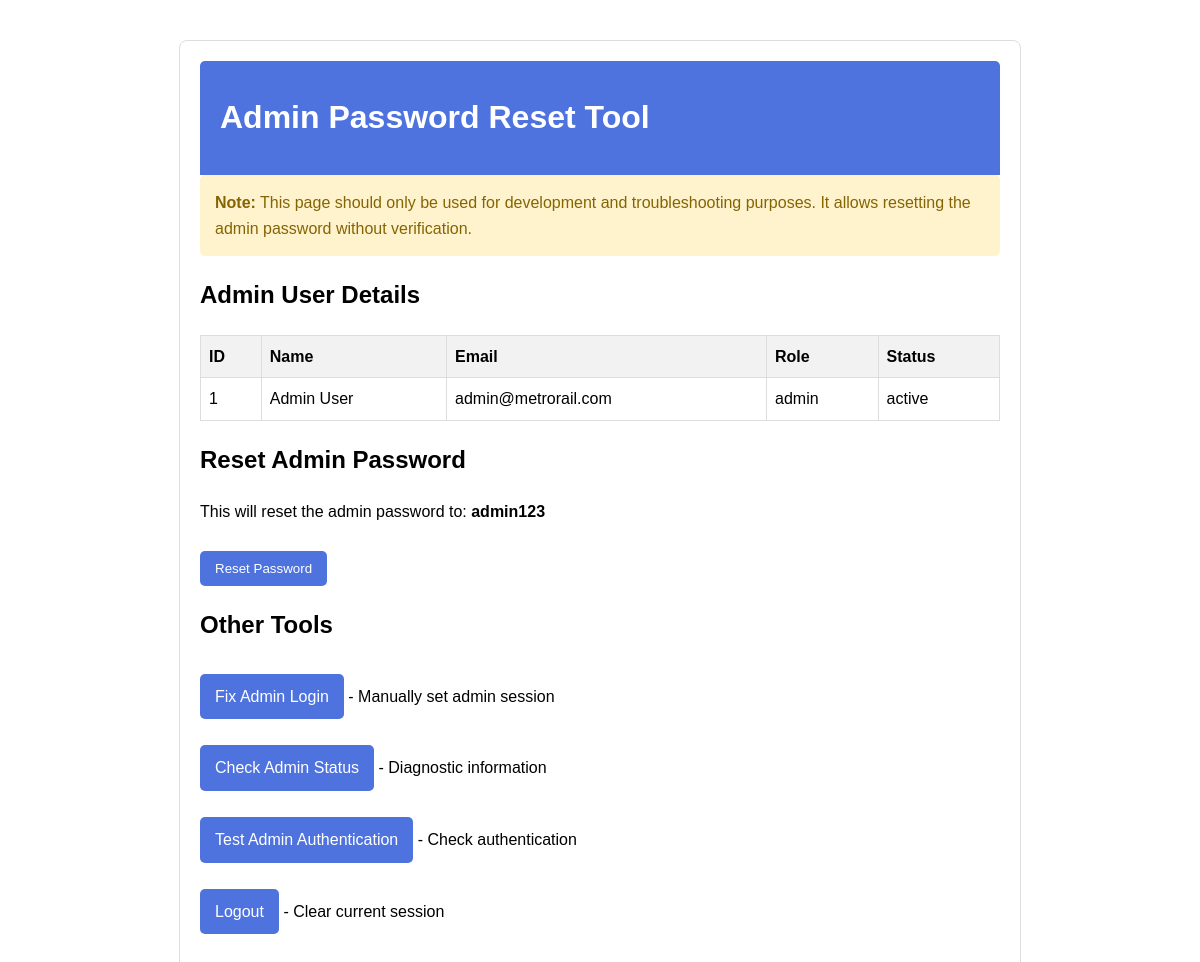
Screenshot of /admin/reset_password.php with the database file from the repository.
### tables this page shows
CREATE TABLE `users` (
  `id` int(11) NOT NULL,
  `name` varchar(100) NOT NULL,
  `email` varchar(100) NOT NULL,
  `phone` varchar(20) NOT NULL,
  `password` varchar(255) NOT NULL,
  `role` enum('admin','staff','user') NOT NULL DEFAULT 'user',
  `status` enum('active','inactive','blocked') NOT NULL DEFAULT 'active',
  `created_at` datetime NOT NULL,
  `updated_at` datetime DEFAULT NULL
);

### includes/db.php (called while the page is built, shortened)
<?php
try {
    $conn = new mysqli(DB_HOST, DB_USER, DB_PASS, DB_NAME);
} catch (mysqli_sql_exception $e) {
    if (DEBUG_MODE) {
        die('Database Connection Failed: ' . $e->getMessage());
    } else {
        die('Database Connection Failed. Please try again later.');
    }
}
$conn->set_charset('utf8');
function executeQuery($sql, $params = []) {
    global $conn;
    $stmt = $conn->prepare($sql);
    $stmt->execute();
    $result = $stmt->get_result();
    return $result;
}
function fetchRow($sql, $params = []) {
    $result = executeQuery($sql, $params);
    if ($result && $result->num_rows > 0) {
        return $result->fetch_assoc();
    }
    return null;
}

### admin/reset_password.php (the view, shortened to what this page needs)
<?php
require_once '../includes/db.php';
$admin = fetchRow("SELECT id, name, email, role, status FROM users WHERE role = 'admin' AND status = 'active' LIMIT 1");
$newPassword = 'admin123';
echo '<!DOCTYPE html>
<html>
<head>
    <title>Admin Password Reset</title>
    <style>
        body { font-family: Arial, sans-serif; margin: 40px; line-height: 1.6; }
        .card { border: 1px solid #ddd; border-radius: 8px; padding: 20px; margin-bottom: 20px; max-width: 800px; margin: 0 auto; }
        .header { background-color: #4e73df; color: white; padding: 10px 20px; border-radius: 5px 5px 0 0; }
        .success { color: green; }
        .error { color: red; }
        .info { color: blue; }
        table { border-collapse: collapse; width: 100%; margin-bottom: 20px; }
        th, td { border: 1px solid #ddd; padding: 8px; text-align: left; }
        th { background-color: #f2f2f2; }
        .btn { display: inline-block; background: #4e73df; color: white; padding: 10px 15px;
               text-decoration: none; border-radius: 5px; margin-top: 10px; border: none; cursor: pointer; }
        .warning { color: #856404; background-color: #fff3cd; padding: 15px; border-radius: 5px; margin-bottom: 20px; }
        .password-box { background-color: #f9f9f9; padding: 10px; border-radius: 5px; font-family: monospace; margin: 10px 0; }
    </style>
</head>
<body>
    <div class="card">
        <div class="header">
            <h1>Admin Password Reset Tool</h1>
        </div>
        <div class="warning">
            <strong>Note:</strong> This page should only be used for development and troubleshooting purposes.
            It allows resetting the admin password without verification.
        </div>';
if ($admin) {
    echo '
        <h2>Admin User Details</h2>
        <table>
            <tr>
                <th>ID</th>
                <th>Name</th>
                <th>Email</th>
                <th>Role</th>
                <th>Status</th>
            </tr>
            <tr>
                <td>' . $admin['id'] . '</td>
                <td>' . $admin['name'] . '</td>
                <td>' . $admin['email'] . '</td>
                <td>' . $admin['role'] . '</td>
                <td>' . $admin['status'] . '</td>
            </tr>
        </table>
        <h2>Reset Admin Password</h2>
        <p>This will reset the admin password to: <strong>' . $newPassword . '</strong></p>
        <form method="post" action="">
            <input type="hidden" name="admin_id" value="' . $admin['id'] . '">
            <button type="submit" name="reset_password" class="btn">Reset Password</button>
        </form>';
} else {
    echo '<div class="error">
        <p>No admin user found in the database!</p>
        <p>Please check your database to ensure there is at least one user with role = "admin" and status = "active".</p>
    </div>';
}
echo '
        <h2>Other Tools</h2>
        <p><a href="fix_admin_login.php" class="btn">Fix Admin Login</a> - Manually set admin session</p>
        <p><a href="check_admin.php" class="btn">Check Admin Status</a> - Diagnostic information</p>
        <p><a href="test_admin.php" class="btn">Test Admin Authentication</a> - Check authentication</p>
        <p><a href="' . APP_URL . '/logout.php" class="btn">Logout</a> - Clear current session</p>
    </div>
</body>
</html>';
?>

### admin/reset_password.php (style rules this page uses)
body { font-family: Arial, sans-serif; margin: 40px; line-height: 1.6; }
.card { border: 1px solid #ddd; border-radius: 8px; padding: 20px; margin-bottom: 20px; max-width: 800px; margin: 0 auto; }
.header { background-color: #4e73df; color: white; padding: 10px 20px; border-radius: 5px 5px 0 0; }
table { border-collapse: collapse; width: 100%; margin-bottom: 20px; }
th, td { border: 1px solid #ddd; padding: 8px; text-align: left; }
th { background-color: #f2f2f2; }
.btn { display: inline-block; background: #4e73df; color: white; padding: 10px 15px; text-decoration: none; border-radius: 5px; margin-top: 10px; border: none; cursor: pointer; }
.warning { color: #856404; background-color: #fff3cd; padding: 15px; border-radius: 5px; margin-bottom: 20px; }

### rows the page displays
users: id "1", name "Admin User", email "admin@metrorail.com", role "admin", status "active"

### other values shown
$newPassword "admin123"
